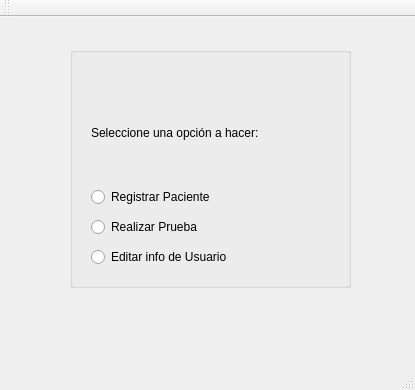
<?xml version="1.0" encoding="UTF-8"?>
<ui version="4.0">
 <class>opciones</class>
 <widget class="QMainWindow" name="opciones">
  <property name="geometry">
   <rect>
    <x>0</x>
    <y>0</y>
    <width>415</width>
    <height>390</height>
   </rect>
  </property>
  <property name="windowTitle">
   <string>opciones</string>
  </property>
  <widget class="QWidget" name="centralWidget">
   <widget class="QGroupBox" name="groupBox">
    <property name="geometry">
     <rect>
      <x>70</x>
      <y>30</y>
      <width>281</width>
      <height>241</height>
     </rect>
    </property>
    <property name="title">
     <string/>
    </property>
    <widget class="QWidget" name="layoutWidget">
     <property name="geometry">
      <rect>
       <x>10</x>
       <y>30</y>
       <width>261</width>
       <height>201</height>
      </rect>
     </property>
     <layout class="QGridLayout" name="gridLayout">
      <property name="spacing">
       <number>10</number>
      </property>
      <item row="5" column="0">
       <widget class="QRadioButton" name="Real_prueba">
        <property name="text">
         <string>Realizar Prueba</string>
        </property>
       </widget>
      </item>
      <item row="0" column="0">
       <widget class="QLabel" name="label">
        <property name="text">
         <string>Seleccione una opción a hacer:</string>
        </property>
       </widget>
      </item>
      <item row="6" column="0">
       <widget class="QRadioButton" name="Edit_usr">
        <property name="text">
         <string>Editar info de Usuario</string>
        </property>
       </widget>
      </item>
      <item row="4" column="0">
       <widget class="QRadioButton" name="Reg_paciente">
        <property name="text">
         <string>Registrar Paciente</string>
        </property>
       </widget>
      </item>
     </layout>
    </widget>
   </widget>
  </widget>
  <widget class="QMenuBar" name="menuBar">
   <property name="geometry">
    <rect>
     <x>0</x>
     <y>0</y>
     <width>415</width>
     <height>22</height>
    </rect>
   </property>
  </widget>
  <widget class="QToolBar" name="mainToolBar">
   <attribute name="toolBarArea">
    <enum>TopToolBarArea</enum>
   </attribute>
   <attribute name="toolBarBreak">
    <bool>false</bool>
   </attribute>
  </widget>
  <widget class="QStatusBar" name="statusBar"/>
 </widget>
 <layoutdefault spacing="6" margin="11"/>
 <resources/>
 <connections/>
</ui>
